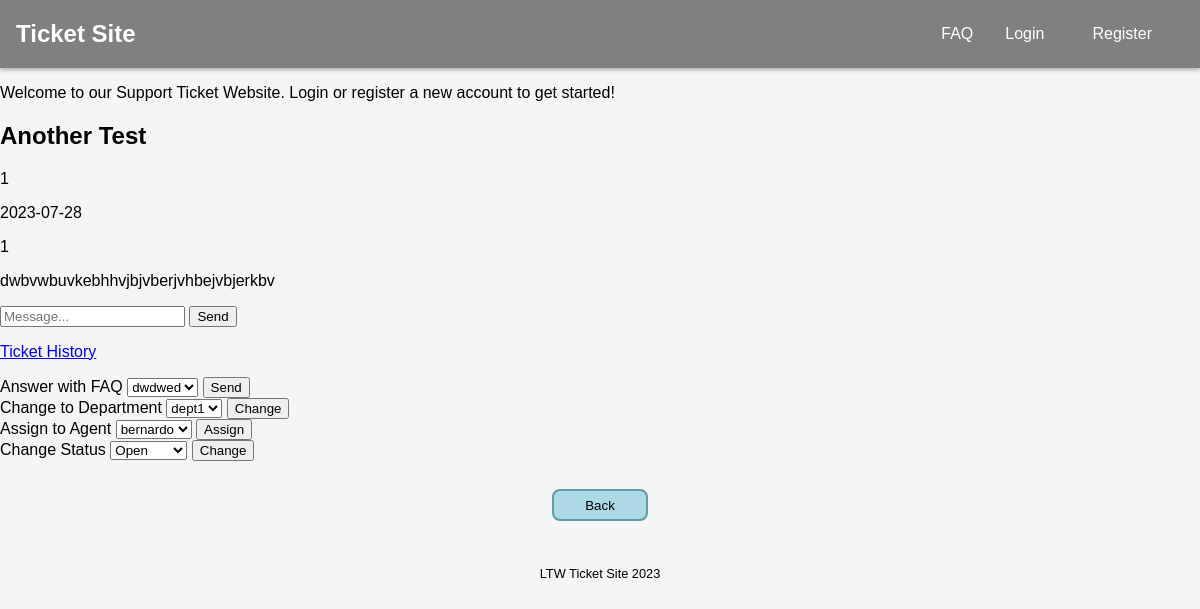
The app's page /pages/ticket.php?id=2 with its own data.
### tables this page shows
CREATE TABLE tickets (
    id INTEGER PRIMARY KEY AUTOINCREMENT,
    subject TEXT NOT NULL,
    content TEXT,
    created DATE NOT NULL,
    updated DATE,
    submitter_id INTEGER NOT NULL,
    assignee_id INTEGER,
    department_id INTEGER,
    status_id INTEGER NOT NULL,
    FOREIGN KEY (submitter_id) REFERENCES users(id),
    FOREIGN KEY (assignee_id) REFERENCES users(id),
    FOREIGN KEY (department_id) REFERENCES departments(id),
    FOREIGN KEY (status_id) REFERENCES status(id)
);

### database/classes/ticket.class.php (called while the page is built, shortened)
<?php
    require_once('department.class.php');
    class Ticket {
        public function __construct(int $id, string $subject, ?string $content, string $created, ?string $updated, int $submitter_id,
                                    ?int $assignee_id, $department_id, int $status_id) {
            $this->id = $id;
            $this->subject = $subject;
            $this->content = $content;
            $this->created = $created;
            $this->submitter_id = $submitter_id;
            $this->status_id = $status_id;
        }
        static function getTicket(PDO $db, int $id) : ?Ticket {
            $stmt = $db->prepare('SELECT * FROM tickets WHERE id = ?');
            $stmt->execute(array($id));
            $ticket = $stmt->fetch();
            if($ticket){
                return new Ticket($ticket['id'], $ticket['subject'], $ticket['content'],
                                    $ticket['created'], $ticket['updated'],
                                    $ticket['submitter_id'], $ticket['assignee_id'],
                                    $ticket['department_id'], $ticket['status_id']);
            }
            else return null;
        }
    }
?>

### database/classes/faq.class.php (called while the page is built, shortened)
<?php
    class FAQ {
        public function __construct(int $id, string $question, string $answer){
            $this->id = $id;
            $this->question = $question;
        }
        static function getAllFAQ(PDO $db) : array {
            $stmt = $db->prepare('SELECT * FROM faq');
            $stmt->execute();
            $faqs = array();
            while($faq = $stmt->fetch()){
                $faqs[] = new FAQ($faq['id'], $faq['question'], $faq['answer']);
            }
            return $faqs;
        }
    }
?>

### database/classes/department.class.php (called while the page is built, shortened)
<?php
    class Department {
        public function __construct(int $id, string $name) {
            $this->id = $id;
            $this->name = $name;
        }
        static function getDepartments(PDO $db) : array {
            $stmt = $db->prepare('SELECT * FROM departments');
            $stmt->execute();
            $departments = array();
            while ($department = $stmt->fetch()){
                $departments[] = new Department($department['id'], $department['name']);
            }
            return $departments;
        }
    }
?>

### database/classes/user.class.php (called while the page is built, shortened)
<?php
    class User {
        public function __construct(int $id, string $username, string $email, int $role){
            $this->id = $id;
            $this->username = $username;
        }
        static function getAgents(PDO $db) : array {
            $stmt = $db->prepare('SELECT * FROM users WHERE role_id < 3');
            $stmt->execute();
            $agents = array();
            while($agent = $stmt->fetch()){
                $agents[] = new User($agent['id'], $agent['username'], $agent['email'], $agent['role_id']);
            }
            return $agents;
        }
    }
?>

### database/classes/status.class.php (called while the page is built, shortened)
<?php
    class Status {
        public function __construct(int $id, string $name){
            $this->id = $id;
            $this->name = $name;
        }
        static function getAllStatus(PDO $db) : array {
            $stmt = $db->prepare('SELECT * FROM status');
            $stmt->execute();
            $statuses = array();
            while($status = $stmt->fetch()){
                $statuses[] = new Status($status['id'], $status['name']);
            }
            return $statuses;
        }
    }
?>

### templates/ticket.tpl.php (the view, shortened to what this page needs)
<?php function drawTicketInfo(Ticket $ticket) { ?>
    <h2><?=$ticket->subject?></h2>
    <p><?=$ticket->submitter_id?></p>
    <p><?=$ticket->created?></p>
    <p><?=$ticket->status_id?></p>
    <p><?=$ticket->content?></p>
<?php } ?>
<?php function drawTicketInquirySection(Ticket $ticket, array $inquiries) { ?>
    <form action="../actions/action_submit_inquiry.php?id=<?=$ticket->id?>" method="POST">
        <input type="text" name="inquiry" placeholder="Message..." required>
        <button type="submit" name="submit_inquiry">Send</button>
    </form>
<?php } ?>
<?php function drawAgentTicketTools(Ticket $ticket, array $departments, array $agents, array $faqs, array $statuses) { ?>
    <p><a href='../pages/tickethistory.php?id=<?=$ticket->id?>'>Ticket History</a></p>
    <form action="../actions/action_answer_faq.php?id=<?=$ticket->id?>" method="POST">
        <label>
            Answer with FAQ
            <select name="faq">
                <?php foreach($faqs as $faq) { ?>
                    <option value="<?=$faq->id?>"><?=$faq->question?></option>
                <?php } ?>
            </select>
            <button type="submit" name="submit_faq_inquiry">Send</button>
        </label>
    </form>
    <form action="../actions/action_change_department.php?id=<?=$ticket->id?>" method="POST">
        <label>
            Change to Department
            <select name="department">
                <?php foreach($departments as $dept) { ?>
                    <option value="<?=$dept->id?>"><?=$dept->name?></option>
                <?php } ?>
            </select>
            <button type="submit" name="submit_dept_change">Change</button>
        </label>
    </form>
    <form action="../actions/action_assign_agent.php?id=<?=$ticket->id?>" method="POST">
        <label>
            Assign to Agent
            <select name="agent">
                <?php foreach($agents as $agent) { ?>
                    <option value="<?=$agent->id?>"><?=$agent->username?></option>
                <?php } ?>
            </select>
            <button type="submit" name="submit_agent_assign">Assign</button>
        </label>
    </form>
    <form action="../actions/action_change_status.php?id=<?=$ticket->id?>" method="POST">
        <label>
            Change Status
            <select name="status">
                <?php foreach($statuses as $status) { ?>
                    <option value="<?=$status->id?>"><?=$status->name?></option>
                <?php } ?>
            </select>
        </label>
        <button type="submit" name="submit_status_change">Change</button>
    </form>
<?php } ?>

### css/style.css (style rules this page uses)
body { font-family: Arial, Helvetica, sans-serif; background-color: whitesmoke; margin: 0; padding: 0; }

### records on screen
tickets: subject "Another Test", submitter "1", created "2023-07-28", status "1", content "dwbvwbuvkebhhvjbjvberjvhbejvbjerkbv"

### other values on screen
$text "Back"
form field faq "dwdwed"
form field department "dept1"
form field agent "bernardo"
form field status "Open"
